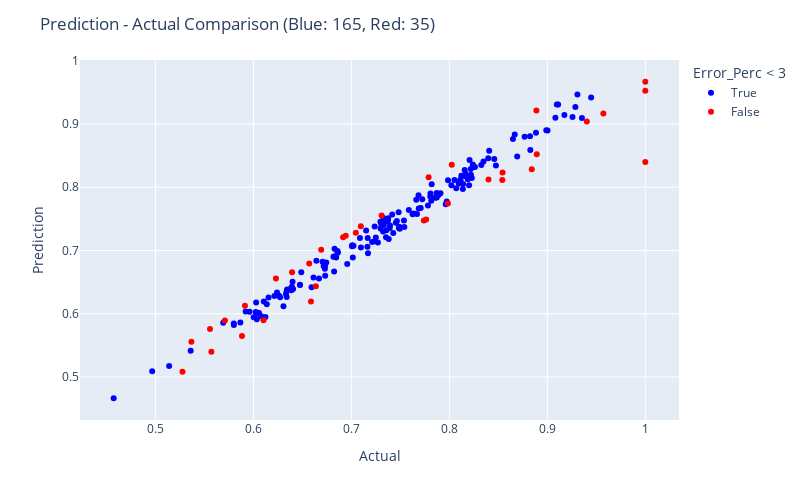

Notebook cell for this chart:
### Code cell
fig = px.scatter(res.reset_index().rename(columns={'index': 'DMU'}), x="Actual", y="Prediction", color = "Error_Perc < 3", color_discrete_map= {True:"blue", False: "red"},
                 hover_data=["Actual", "Prediction", "Error_Perc", "DMU"])

fig.update_layout(
    autosize=False,
    width=800,
    height=500,
    title_text=f"Prediction - Actual Comparison (Blue: {blue}, Red: {red})",
)

fig.show()

### Figure 1 — Plotly figure (JSON) as saved in the notebook; plotly's stock layout.template omitted (floating-point values rounded to 4 significant figures; data arrays with more than 128 entries replaced by an {"elided": "..."} marker saying what was removed)
{"data": [{"customdata": {"elided": "165x2 mixed values"}, "hovertemplate": "Error_Perc < 3=True<br>Actual=%{x}<br>Prediction=%{y}<br>Error_Perc=%{customdata[0]}<br>DMU=%{customdata[1]}<extra></extra>", "legendgroup": "True", "marker": {"color": "blue", "symbol": "circle"}, "mode": "markers", "name": "True", "orientation": "v", "showlegend": true, "type": "scatter", "x": {"elided": "165 float values"}, "xaxis": "x", "y": {"elided": "165 float values"}, "yaxis": "y"}, {"customdata": [[3.353, "DMU 0514"], [-6.33, "DMU 0637"], [3.218, "DMU 0884"], [-3.379, "DMU 0211"], [-3.334, "DMU 0902"], [-3.668, "DMU 0097"], [-3.023, "DMU 0602"], [4.735, "DMU 0031"], [4.249, "DMU 0543"], [3.648, "DMU 0071"], [4.118, "DMU 0494"], [-3.639, "DMU 0293"], [5.295, "DMU 0715"], [3.327, "DMU 0754"], [3.679, "DMU 0452"], [4.022, "DMU 0523"], [-3.086, "DMU 0937"], [-3.287, "DMU 0636"], [-3.418, "DMU 0555"], [-5.986, "DMU 0087"], [4.201, "DMU 0714"], [-4.773, "DMU 0266"], [4.795, "DMU 0216"], [-4.258, "DMU 0045"], [4.11, "DMU 0978"], [3.43, "DMU 0698"], [-4.994, "DMU 0885"], [-4.167, "DMU 0111"], [-3.05, "DMU 0255"], [3.573, "DMU 0495"], [-3.858, "DMU 0671"], [3.594, "DMU 0846"], [-3.977, "DMU 0209"], [-16.01, "DMU 0614"], [-3.529, "DMU 0079"]], "hovertemplate": "Error_Perc < 3=False<br>Actual=%{x}<br>Prediction=%{y}<br>Error_Perc=%{customdata[0]}<br>DMU=%{customdata[1]}<extra></extra>", "legendgroup": "False", "marker": {"color": "red", "symbol": "circle"}, "mode": "markers", "name": "False", "orientation": "v", "showlegend": true, "type": "scatter", "x": [0.7308, 0.8841, 0.5708, 0.6102, 1, 0.5275, 0.7985, 0.7788, 0.6915, 0.8888, 0.8024, 0.8543, 0.6229, 0.7045, 0.5556, 0.7096, 0.557, 0.8399, 0.7739, 0.6587, 0.6942, 1, 0.6691, 0.9572, 0.6394, 0.6569, 0.854, 0.8892, 0.6637, 0.5366, 0.9403, 0.5913, 0.5883, 1, 0.7763], "xaxis": "x", "y": [0.7553, 0.8282, 0.5892, 0.5896, 0.9667, 0.5081, 0.7744, 0.8156, 0.7209, 0.9212, 0.8354, 0.8232, 0.6558, 0.7279, 0.576, 0.7381, 0.5398, 0.8122, 0.7475, 0.6193, 0.7234, 0.9523, 0.7012, 0.9165, 0.6656, 0.6794, 0.8113, 0.8522, 0.6434, 0.5557, 0.904, 0.6126, 0.5649, 0.8399, 0.7489], "yaxis": "y"}], "layout": {"autosize": false, "height": 500, "legend": {"title": {"text": "Error_Perc < 3"}, "tracegroupgap": 0}, "margin": {"t": 60}, "title": {"text": "Prediction - Actual Comparison (Blue: 165, Red: 35)"}, "width": 800, "xaxis": {"anchor": "y", "autorange": true, "domain": [0, 1], "range": [0.4228, 1.034], "title": {"text": "Actual"}, "type": "linear"}, "yaxis": {"anchor": "x", "autorange": true, "domain": [0, 1], "range": [0.432, 1.001], "title": {"text": "Prediction"}, "type": "linear"}}}
